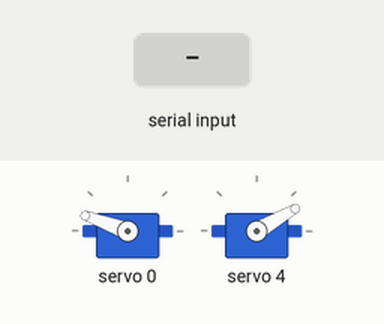
This sketch was run on a simulated Arduino Uno, built with avr-gcc and run on an emulated ATmega328P. Shown: 2 × servo. Inputs (shaded band) come from the test bench.

Above: at 1.2 s.
1.3 s: "90,45\n" received over Serial
At 2.2 s:
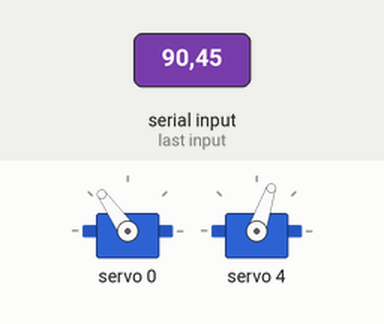
2.8 s: "30,150\n" received over Serial
At 3.4 s:
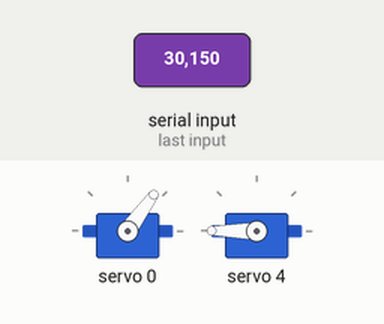
4.3 s: "1,90\n" received over Serial
At 5.7 s:
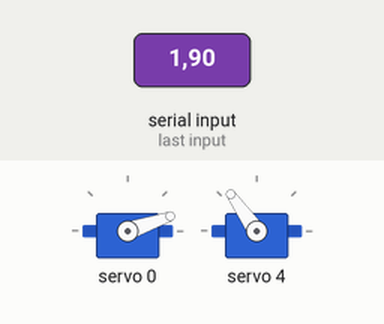
Timing chart, 0 to 7.3 s (numbered marks = the images above; inputs shaded):
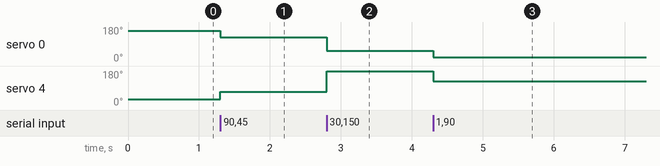

The sketch:

servo_pid.ino
```cpp
#include <Wire.h>
#include <Adafruit_PWMServoDriver.h>

// Servo channels
#define PAN_CHANNEL  0
#define TILT_CHANNEL 4

// Pulse width bounds on PCA9685
#define SERVOMIN  150
#define SERVOMAX  600

Adafruit_PWMServoDriver pwm = Adafruit_PWMServoDriver();

void setup() {
  Serial.begin(115200);
  Wire.begin();
  pwm.begin();
  pwm.setPWMFreq(50);
  // center servos on startup
  setPanAngle(120);
  setTiltAngle(10);
}

int angleToPulse(int angle, int angleMax) {
  // Map angle (0–angleMax) to pulse width
  return map(angle, 0, angleMax, SERVOMIN, SERVOMAX);
}

void setPanAngle(int angle) {
  angle = constrain(angle, 0, 180);
  int pulse = angleToPulse(angle, 180);
  pwm.setPWM(PAN_CHANNEL, 0, pulse);
}

void setTiltAngle(int angle) {
  angle = constrain(angle, 0, 180);
  int pulse = angleToPulse(angle, 180);
  pwm.setPWM(TILT_CHANNEL, 0, pulse);
}

void loop() {
    // Read from serial input
  if (Serial.available()) {
    String s = Serial.readStringUntil('\n');
    s.trim();
    int comma = s.indexOf(',');
    if (comma > 0) {
      int pan  = s.substring(0, comma).toInt();
      int tilt = s.substring(comma+1).toInt();
      setPanAngle(pan);
      setTiltAngle(tilt);
    }
  }
}
```

Measured:
- after the input at 1.3 s, servo 0: 160° → 125° at once; servo 4: 30° → 71° at once
- after the input at 2.8 s, servo 0: 125° → 54° at once; servo 4: 71° → 180° at once
- after the input at 4.3 s, servo 0: 54° → 19° at once; servo 4: 180° → 125° at once
